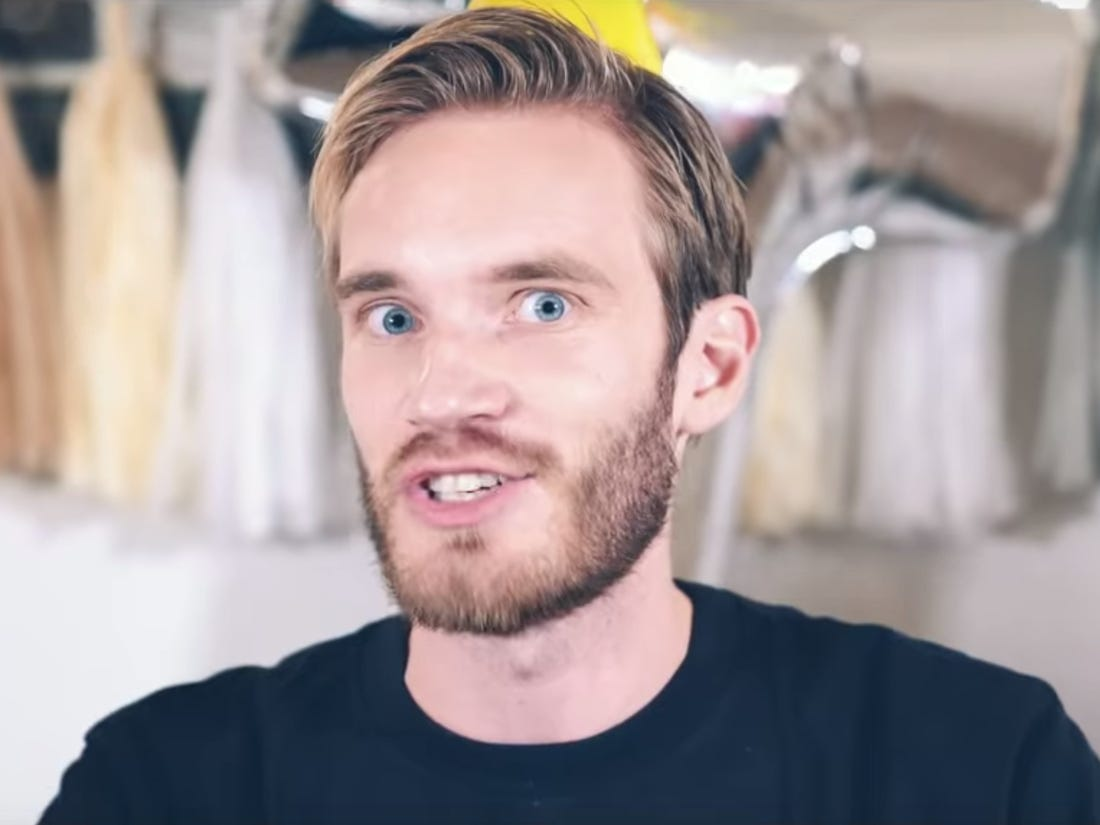
#> input picture resources/people.jpeg, 1100 x 825 px
$ python 'Chapter9-Face Detection.py'
#> lines starting #> are read from the running program, lines starting #| are printed output that depends on the picture; after the words box and inside, x2 and y2 are one past the last pixel; in counts of white or black regions, pixels touching at a corner belong together
import cv2

faceCascade = cv2.CascadeClassifier(
    "resources/haarcascades/haarcascade_frontalface_default.xml")
img = cv2.imread('resources/people.jpeg')
#> img is the input picture: shape (825, 1100, 3); mean B, G, R 152.3, 151.6, 162.9
imgGray = cv2.cvtColor(img, cv2.COLOR_BGR2GRAY)
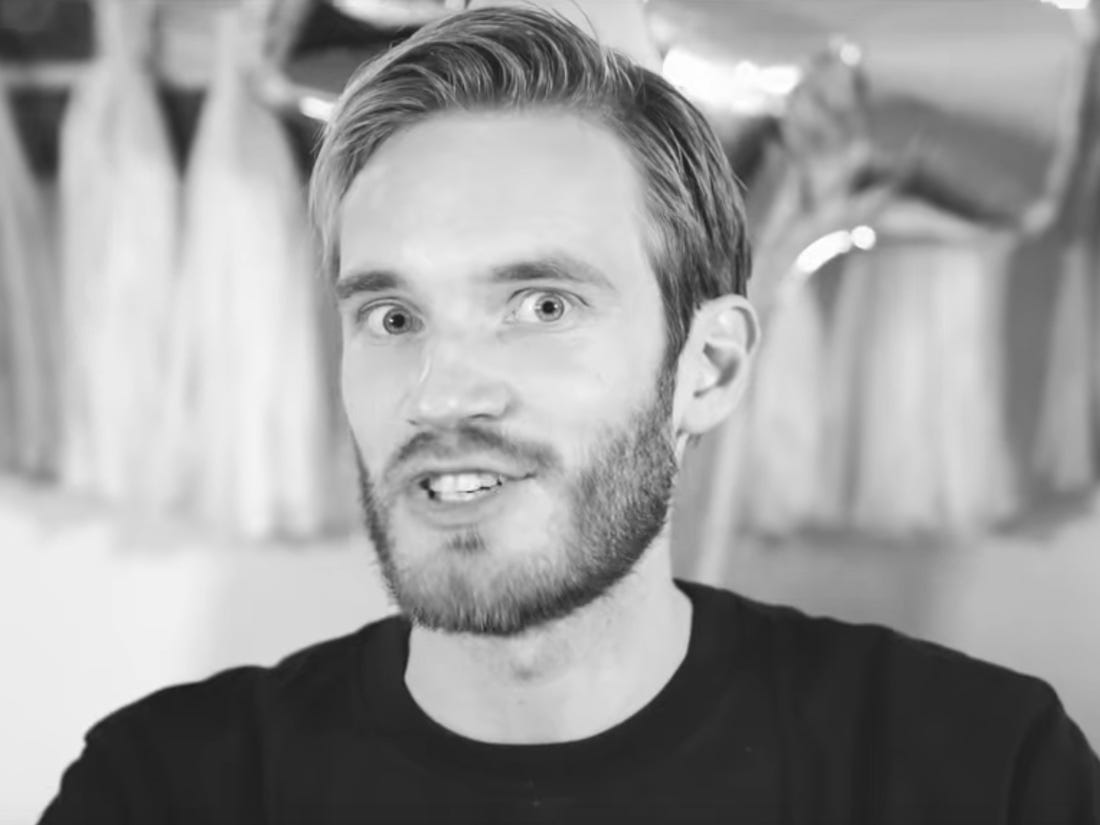
#> imgGray: shape (825, 1100); min 25, max 255, mean 155.1

faces = faceCascade.detectMultiScale(imgGray, 1.1, 4)
#> faces = [[228, 120, 474, 474]]

for (x, y, w, h) in faces:
    cv2.rectangle(img, (x, y), (x+w, y+h), (255, 0, 0), 2)
#> this loop made 1 pass
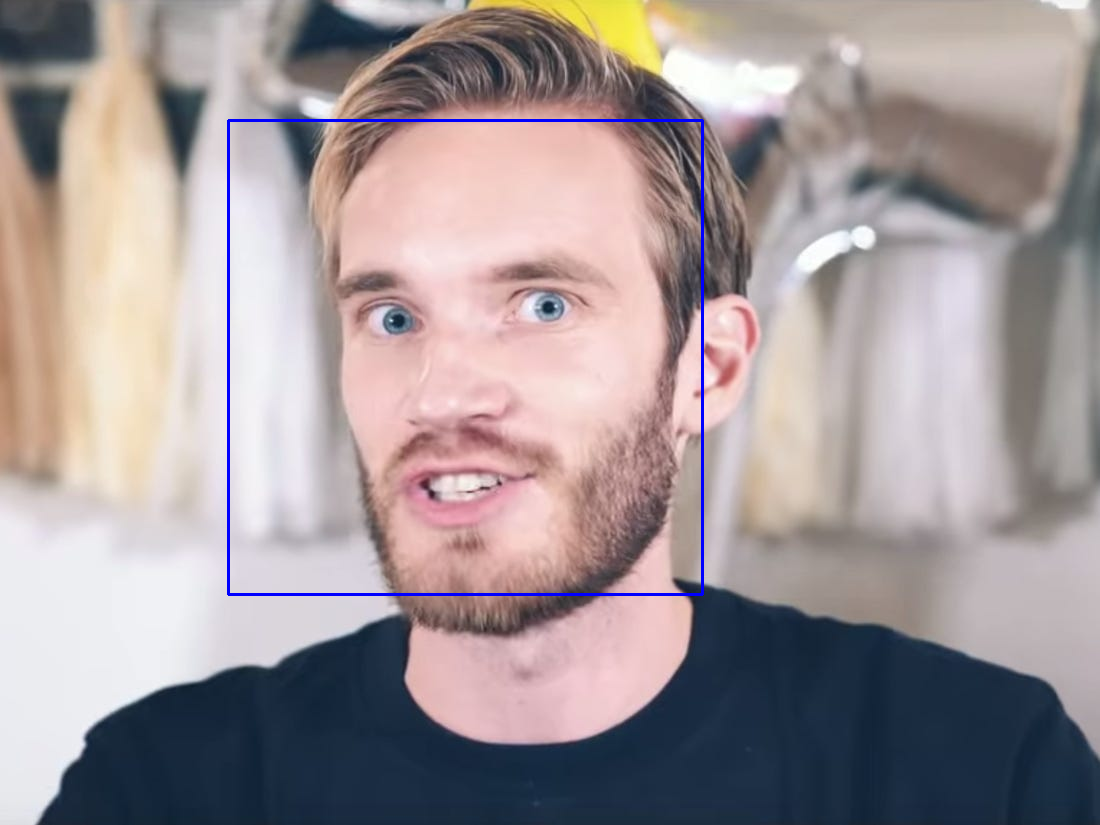
#> img: shape (825, 1100, 3); 0.63% of pixels changed, all inside (x1, y1, x2, y2) = (227, 119, 704, 596)

cv2.imshow("Result", img)
cv2.waitKey(3000)

$ run again, with resources/dog.jpg copied over resources/people.jpeg
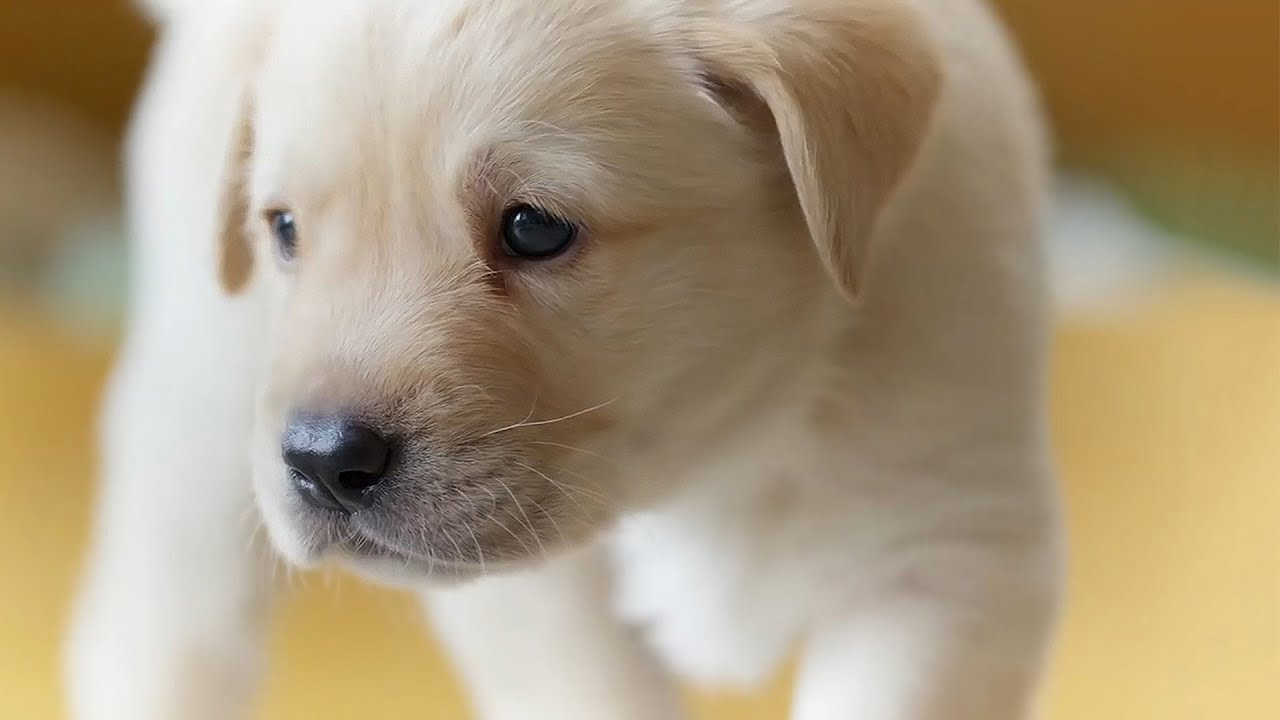
#> input picture resources/dog.jpg, 1280 x 720 px
#> img is the input picture: shape (720, 1280, 3); mean B, G, R 126.5, 153.8, 170.3
#> `imgGray = cv2.cvtColor(img, cv2.COLOR_BGR2GRAY)`:
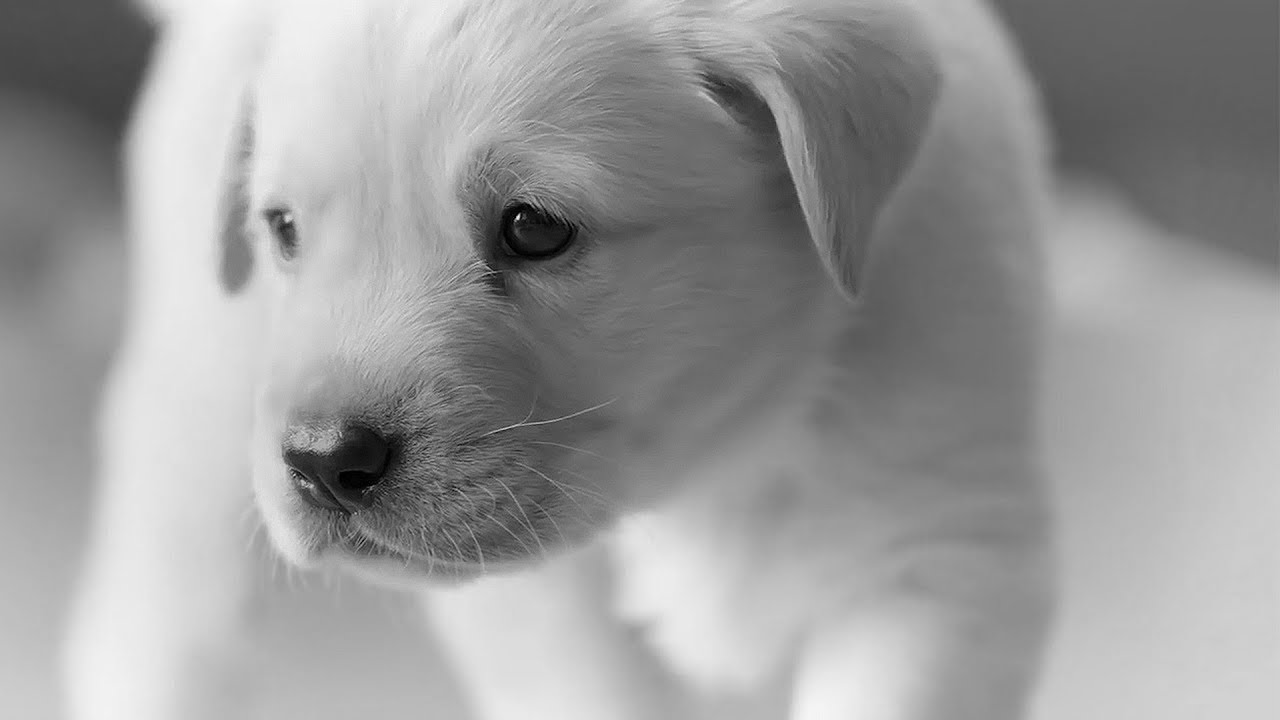
#> imgGray: shape (720, 1280); min 0, max 247, mean 155.7
#> faces = ()
